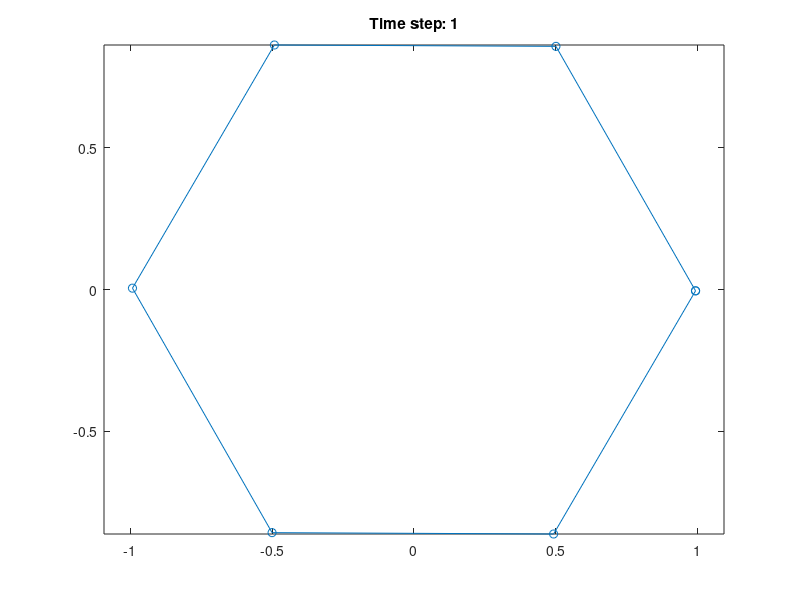
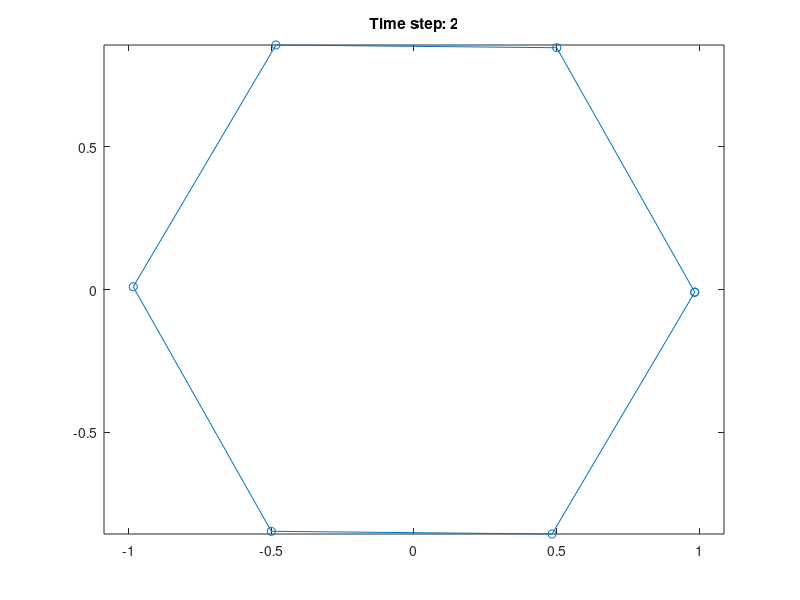
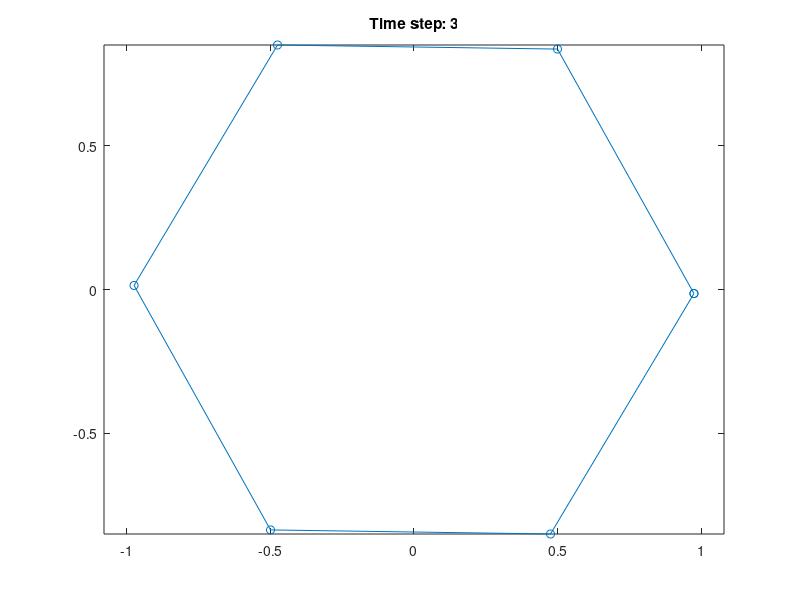
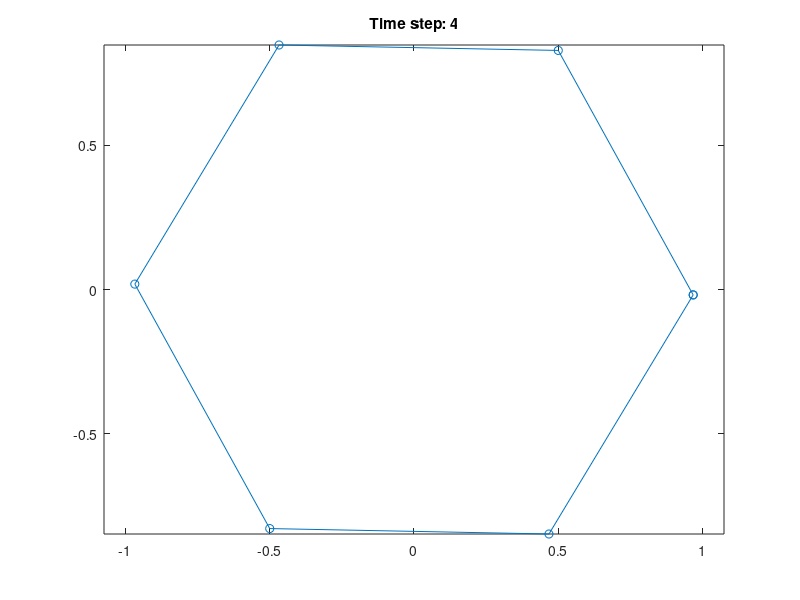

Reproduce these figures in MATLAB, in order.
% Parameters
N = 6;                  % Number of nodes
R = 1;                  % Initial radius
F0 = 1;                 % Expansion force
gamma = 0.01;           % Surface tension coefficient
alpha = 0.5;            % Friction coefficient
c = 0.1 * ones(N, 1);   % E. coli concentration at each node
dt = 0.01;              % Time step
T = 100;                % Number of time steps

% Initial positions (circle)
theta = linspace(0, 2*pi, N+1)';
theta = theta(1:end-1); % Remove duplicate at 2*pi
x = R * cos(theta);
y = R * sin(theta);

% Simulation loop
for t = 1:T
    % Compute edges and curvatures
    dx = circshift(x, -1) - x;
    dy = circshift(y, -1) - y;
    lengths = sqrt(dx.^2 + dy.^2);
    normals_x = -dy ./ lengths;
    normals_y = dx ./ lengths;
    curvatures = abs((circshift(dx, -1) ./ circshift(lengths, -1)) - (dx ./ lengths)) ./ ...
                 (0.5 * (lengths + circshift(lengths, -1)));
    
    % Compute forces
    fx = normals_x .* (F0 - gamma * curvatures) ./ (1 + alpha * c);
    fy = normals_y .* (F0 - gamma * curvatures) ./ (1 + alpha * c);
    
    % Update positions
    x = x + dt * fx;
    y = y + dt * fy;
    
    % Visualization
    clf;
    plot([x; x(1)], [y; y(1)], '-o');
    axis equal;
    title(['Time step: ', num2str(t)]);
    drawnow;
    print(x)
end
